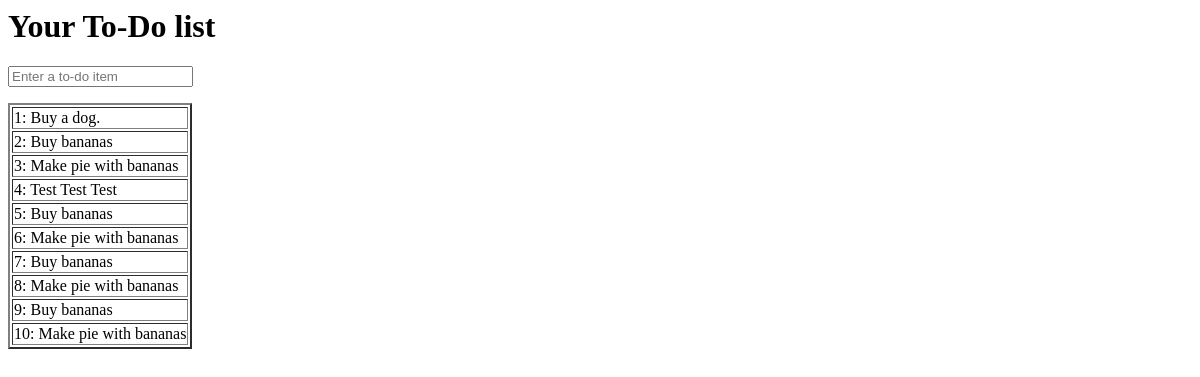
Before: /lists/the-only-common-list/ with the older database file.
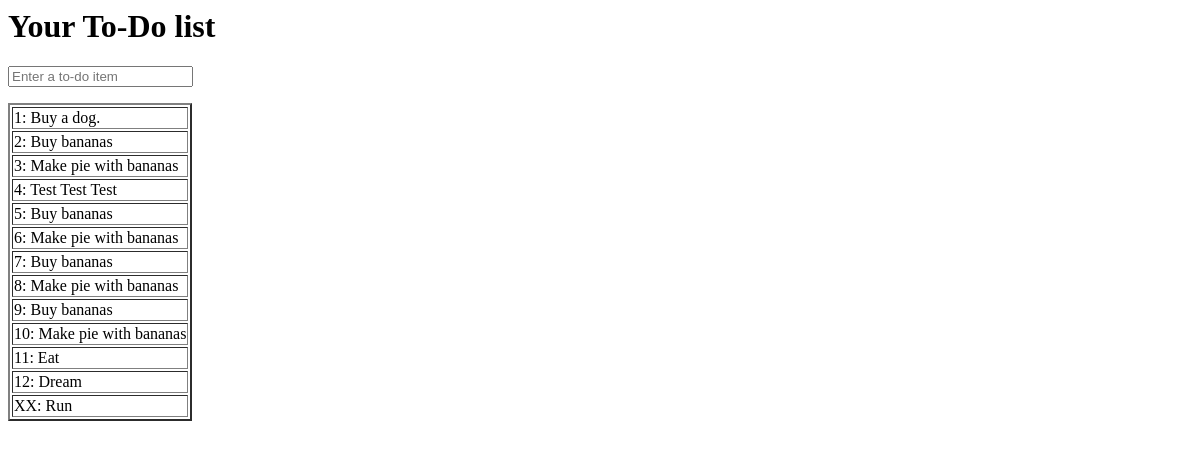
After: the same page with the newer database file.
### lists/models.py (models this page shows)
class Item(models.Model):
    text = models.TextField(default='')
    date = models.DateTimeField(default=datetime.datetime.now)

### lists/views.py (the view)
# urls.py: url(r'^lists/the-only-common-list/$', 'lists.views.view_list',
def view_list(request):
    items = Item.objects.all()
    return render(request, 'lists/list.html', {'items': items})

### lists/templates/lists/list.html (shortened to what this page needs)
<html>
    <head>
    </head>
    <body>
        <h1>Your To-Do list</h1>
        <form method="POST" action='/'>
            <input name='item_text' id="id_new_item" placeholder='Enter a to-do item'/>
        </form>
        <table id='id_list_table' border = '2'>
            {% for item in items %}
                <tr><td>
                    {% if forloop.counter == 13 %}
                        {{ 'XX'}}: {{ item.text }}
                    {% else %}
                        {{ forloop.counter }}: {{ item.text }}
                    {% endif %}
                </td></tr>
            {% endfor %}
        </table>
    </body>
</html>

Changed rows visible on the page:
added Item: text "Eat"
added Item: text "Dream"
added Item: value "XX", text "Run"
